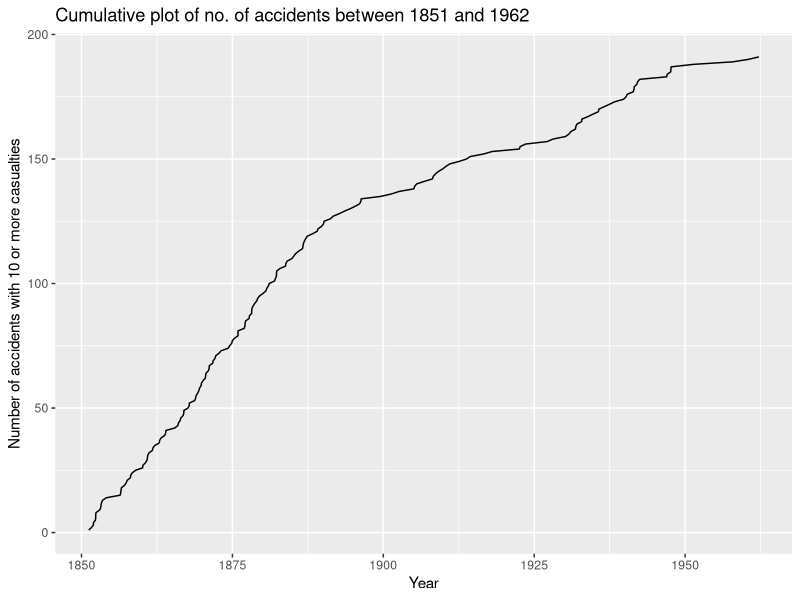
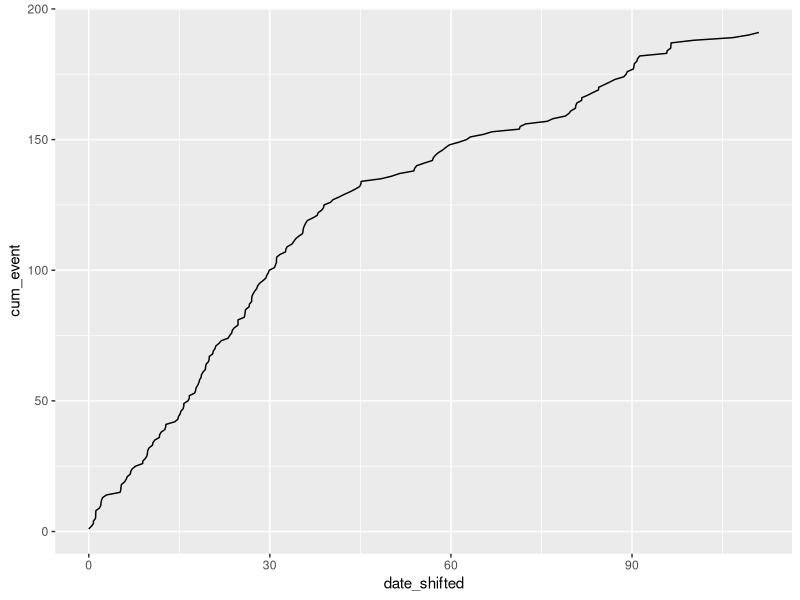
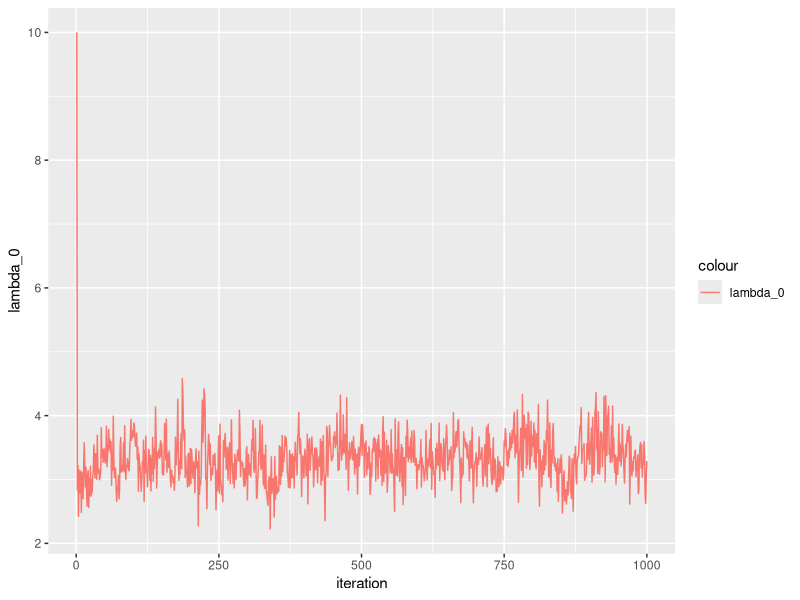
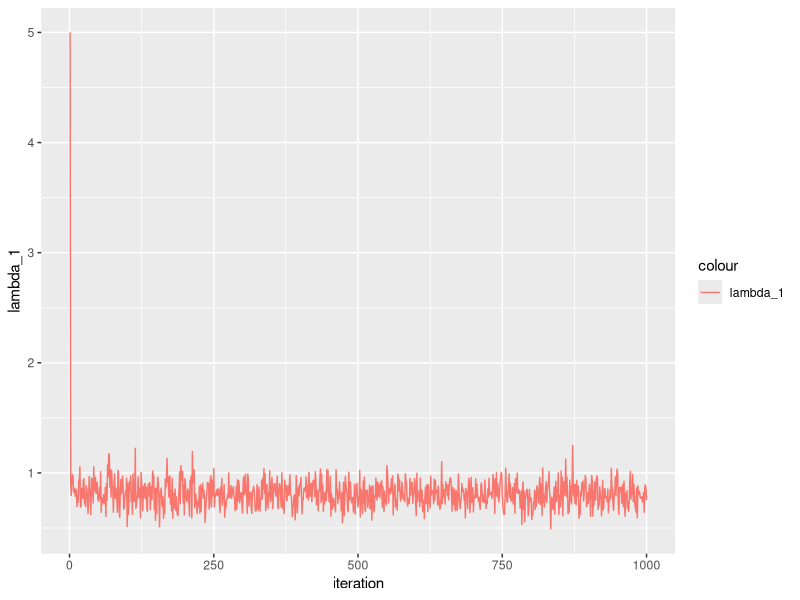
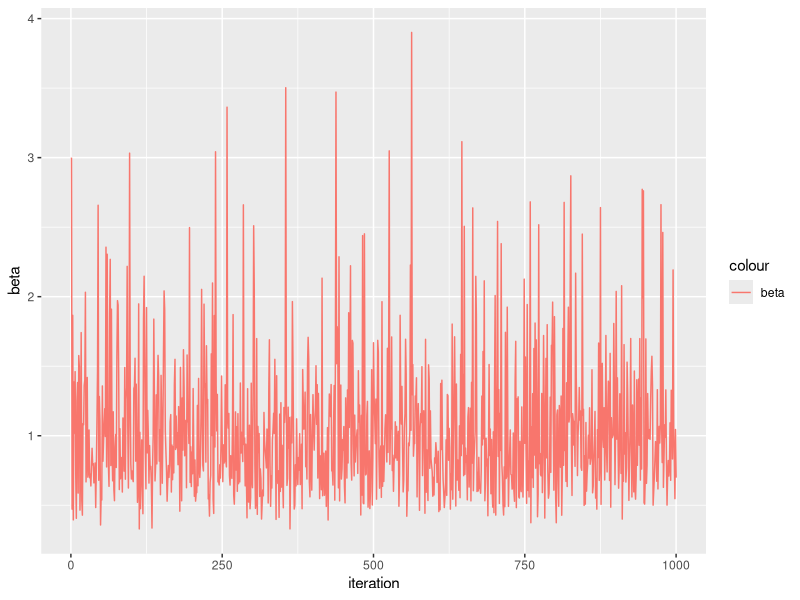
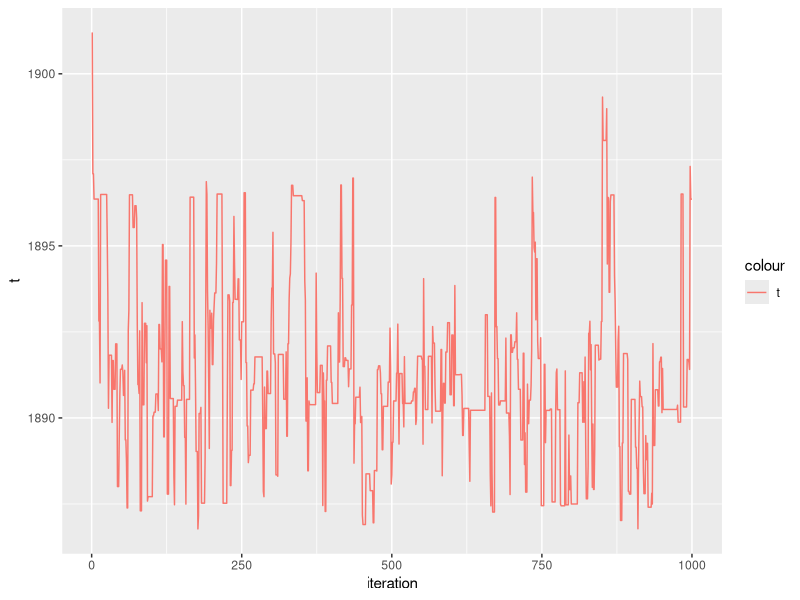
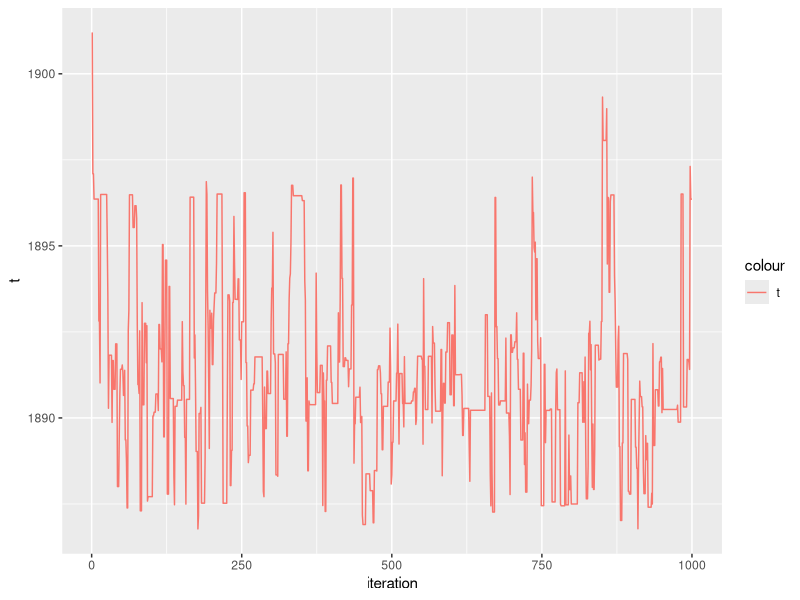

The R script that drew these images, in order: (Note: this script raises an error after producing the figures.)
## SINGLE SITE MCMC 

MH_single_alg <- function(n,data, t_0,t_2, t, lambda_0,lambda_1, beta, sigma){

  # Find number of deaths in each interval given initial t
  y_0 = sum(data[date <t]$event)
  y_1 = sum(data[date>= t]$event)
  
  # Construct result matrix
  results <- matrix(nrow = n, ncol = 5)
  results[1, 1:5] <- c(t, lambda_0, lambda_1, beta, 1)
  for(i in 2:n){
    print(i)
    # Collect old values for t and beta and compute corresponding 
    # y_0 and y_1 values
    t_old <- results[i-1, 1]
    
    y_0_o = sum(data[date <t_old]$event)
    y_1_o = sum(data[date>= t_old]$event)
    
    beta <- results[i-1, 4]
    
    # Preform Gibbs step
    lambda_0 <- rgamma(1, y_0 + 2, scale = 1/(t_old - t_0 + 1/beta))
    lambda_1 <- rgamma(1, y_1 + 2, scale = 1/(t_2 - t_old + 1/beta))

    beta_tilde <- rgamma(1, 6, scale = 1/(lambda_0 + lambda_1 + 1)) 
    beta <- 1/beta_tilde
    
    results[i, 2:4] <- c( lambda_0, lambda_1, beta)
    
    # Preform MH step with the random walk of order one 
    # as the proposal density
    t_new <- rnorm(1, t_old, sigma)
    
    ### Compute corresponding values for y_0 and y_1
    y_0_n = sum(data[date <t_new]$event)
    y_1_n = sum(data[date>= t_new]$event)
    
    ### Compute the acceptance probability in log scale and
    # compare with u unif(0,1)
    a_log <- (((y_0_n +1)*log(lambda_0) 
               + (y_1_n +1)*log(lambda_1) 
               - t_new *(lambda_0 - lambda_1 )) - 
                ((y_0_o +1)*log(lambda_0) 
                 + (y_1_o +1)*log(lambda_1) 
                 - t_old *(lambda_0 - lambda_1 )))
    u <- runif(1)
    results[i, 5] <-  exp(a_log)
    if (u< exp(a_log)){
      results[i, 1] <-  t_new
    } else{
      results[i,1] <- t_old
      }
  }
  return (results)
}

# Load libraries and data
library(boot)
library(data.table)
library(tidyr)
library(ggplot2)

# Create data table
data <- as.data.table(coal)
data[, event:= 1]
data[, cum_event := cumsum(event)]
data[, date_shifted := date- data[1, date]]


q <- ggplot(data = data, aes(x = date, y = cum_event))
q <- q + geom_line() + ggtitle("Cumulative plot of no. of accidents between 1851 and 1962") + 
  xlab("Year") + ylab("Number of accidents with 10 or more casualties")
q

q <- ggplot(data = data, aes(x = date_shifted, y = cum_event))
q <- q + geom_line()
q


# Initial values for t, lambda_0, lambda_1, beta
t = data[1, date] + 50
lambda_0 <- 10 
lambda_1 <- 5 
beta = 3


# Set n, t_0, t_2 and tuning parameter sigma
n = 1000
t_0 = data[1, date]
t_2 = data[nrow(data), date] #maybe should be 1963? 
sigma = 3

# Run algorithm
sim_MH_single <- MH_single_alg(n,data, t_0, t_2, t, lambda_0,lambda_1, beta, sigma)

#Format and plot the results
sim_MH_single <- as.data.table(sim_MH_single)
setnames(sim_MH_single, c("t", "lambda_0", "lambda_1", "beta", "a"))
sim_MH_single[, iteration := seq(1:n)]

q <- ggplot(data = sim_MH_single, aes(x = iteration) )
q <- q + geom_line(aes(y = lambda_0, colour = "lambda_0"))
q
q <- ggplot(data = sim_MH_single, aes(x = iteration) )
q <- q + geom_line(aes(y = lambda_1, colour = "lambda_1"))
q
q <- ggplot(data = sim_MH_single, aes(x = iteration) )
q <- q + geom_line(aes(y = beta, colour = "beta"))
q
q <- ggplot(data = sim_MH_single, aes(x = iteration) )
q <- q + geom_line(aes(y = t, colour = "t"))
q

ggsave(
  "sim_t.pdf",
  path = "C:\\Users\\sara_\\OneDrive\\Documents\\NTNU\\10.Semester\\Beregningskrevende\\Prosjekt1\\Berregningskrevende_2\\Images",
  width = 17,
  height = 10,
  units = "cm"
)


#mixing of the MH-algorithm
t_alt = data[1, date] + 80
sim_MH_single_alt <- MH_single_alg(n,data, t_0, t_2, t_alt, lambda_0,lambda_1, beta, sigma)



sim_MH_single_alt <- as.data.table(sim_MH_single_alt)
setnames(sim_MH_single_alt, c("t_alt", "lambda_0", "lambda_1", "beta", "a"))
sim_MH_single_alt[, iteration := seq(1:n)]

test <- rbind(list(sim_MH_single$t, sim_MH_single_alt$t_alt, sim_MH_single$iteration))

q <- ggplot(data = as.data.table(test), aes(x = iteration) )
q <- q + geom_line(aes(y = t, colour = "t"))
q <- q + geom_line(aes(y = t_alt, colour = "t_alt"))
q




# Check if values seem reasonable
summary(sim_MH_single)
3.655*(1891- t_0) + 0.62*(t_2-1891)

q <- ggplot(data = data, aes(x = date, y = cum_event))
q <- q + geom_line()
q

##Looking at the acf of t

burnin <- 1000

sim_t <- sim_MH_single$t[burnin:n]

acf(sim_t)
